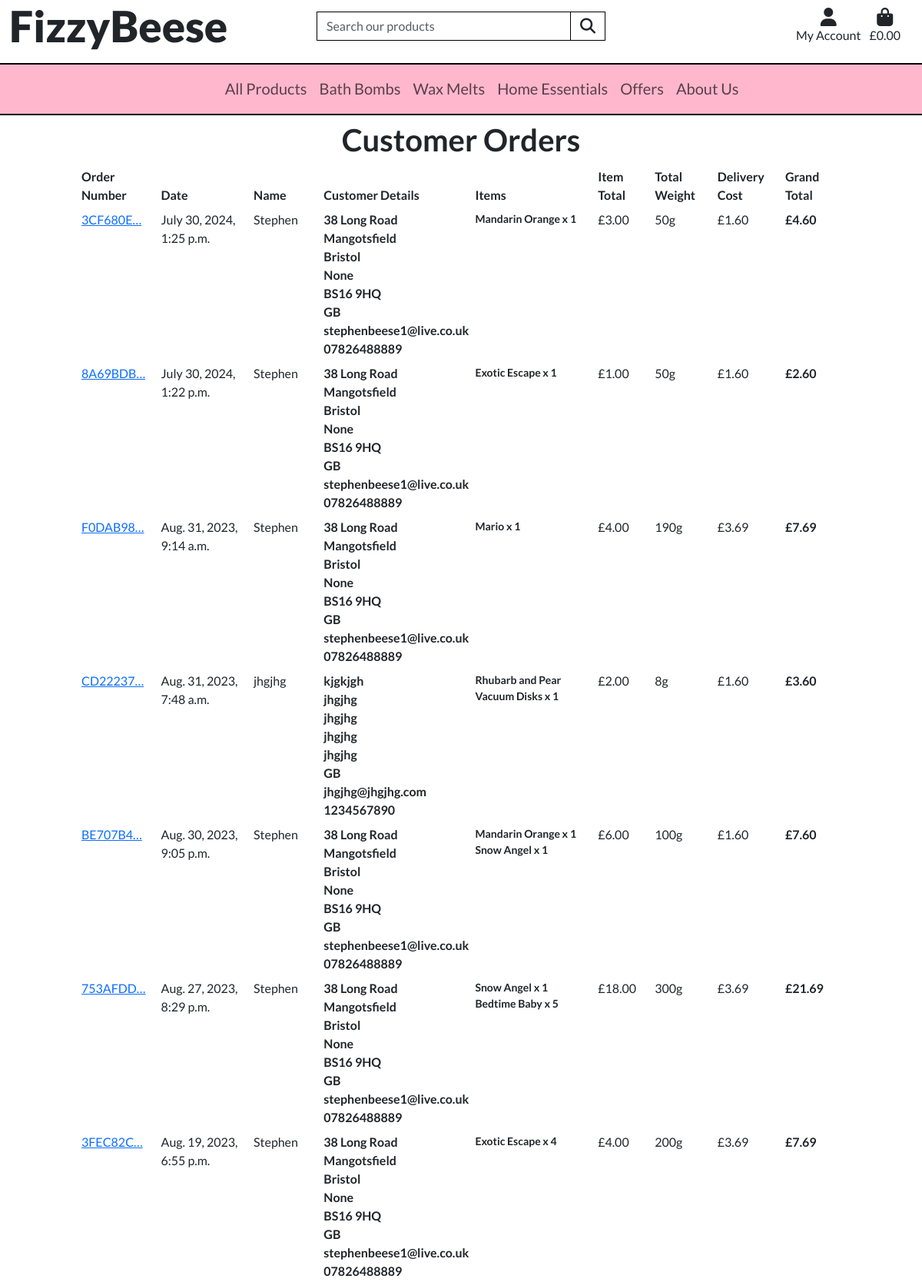
/profile/all_orders/ (signed in, upper part), run on the app's committed database.
### checkout/models.py (models this page shows, shortened)
class Order(models.Model):
    order_number = models.CharField(max_length=32, null=False, editable=False)
    user_profile = models.ForeignKey(UserProfile, on_delete=models.SET_NULL,
                                     null=True, blank=True,
                                     related_name='orders')
    full_name = models.CharField(max_length=50, null=False, blank=False)
    email = models.EmailField(max_length=254, null=False, blank=False)
    phone_number = models.CharField(max_length=20, null=False, blank=False)
    country = CountryField(blank_label='Country *', null=False, blank=False)
    postcode = models.CharField(max_length=20, null=False, blank=False)
    town_or_city = models.CharField(max_length=40, null=False, blank=False)
    street_address1 = models.CharField(max_length=80, null=False, blank=False)
    street_address2 = models.CharField(max_length=80, null=True, blank=True)
    county = models.CharField(max_length=80, null=True, blank=True)
    date = models.DateTimeField(auto_now_add=True)
    total_weight = models.IntegerField(null=False, default=0)
    delivery_cost = models.DecimalField(
        max_digits=6, decimal_places=2, null=False, default=0)
    order_total = models.DecimalField(
        max_digits=10,
        decimal_places=2,
        null=False,
        default=0.00)
    grand_total = models.DecimalField(
        max_digits=10,
        decimal_places=2,
        null=False,
        default=0)
    original_bag = models.TextField(null=False, blank=False, default='')
    stripe_pid = models.CharField(
        max_length=254,
        null=False,
        blank=False,
        default='')

class OrderLineItem(models.Model):
    order = models.ForeignKey(
        Order,
        null=False,
        blank=False,
        on_delete=models.CASCADE,
        related_name='lineitems')
    product = models.ForeignKey(
        Product,
        null=False,
        blank=False,
        on_delete=models.CASCADE)
    quantity = models.IntegerField(null=False, blank=False, default=0)
    lineitem_total = models.DecimalField(
        max_digits=6,
        decimal_places=2,
        null=False,
        blank=False,
        editable=False)

### products/models.py (models this page shows, shortened)
class Product(models.Model):
    name = models.CharField(max_length=254, unique=True)
    description = models.TextField(null=True, blank=True)
    price = models.DecimalField(max_digits=5, decimal_places=2)
    stock_remaining = models.IntegerField(null=False)
    product_categories = models.ManyToManyField(
        ProductCategory)  # Links to ProductCategory
    fragrance_categories = models.ManyToManyField(
        FragranceCategory, blank=True)  # Links to FragranceCategory
    weight = models.IntegerField()
    sale_price = models.DecimalField(
        max_digits=5,
        decimal_places=2,
        null=True,
        blank=True)
    is_clearance = models.BooleanField()
    is_featured = models.BooleanField()
    is_hidden = models.BooleanField()
    image = models.ImageField(null=True, blank=True)
    label_image = models.ImageField(null=True, blank=True)
    uploaded_on = models.DateTimeField()

### profiles/views.py (the view)
@login_required
def all_orders(request):
    if not request.user.is_superuser:
        messages.error(request, 'Sorry, only store owners can do that!')
        return redirect(reverse('home'))
    orders = Order.objects.all().order_by('-date')
    template = 'profiles/all_orders.html'
    context = {
        'orders': orders,
    }
    return render(request, template, context)

### bag/contexts.py (called while the page is built, shortened)
def bag_contents(request):
    bag_items = []
    total = 0
    product_count = 0
    total_weight = 0
    bag = request.session.get('bag', {})
    if total < settings.FREE_DELIVERY_THRESHOLD:
        if product_count == 0:
            delivery = 0
        free_delivery_delta = settings.FREE_DELIVERY_THRESHOLD - total
    else:
        delivery = 0
        free_delivery_delta = 0
    grand_total = delivery + total
    context = {
        'bag_items': bag_items,
        'total': total,
        'product_count': product_count,
        'total_weight': total_weight,
        'delivery': delivery,
        'free_delivery_delta': free_delivery_delta,
        'free_delivery_threshold': settings.FREE_DELIVERY_THRESHOLD,
        'grand_total': grand_total,
    }
    return context

### home/contexts.py (called while the page is built)
def offers(model):
    clearance_products = Product.objects.filter(is_clearance=True)
    sale_products = Product.objects.filter(sale_price=True)
    context = {
        'clearance_products': clearance_products,
        'sale_products': sale_products,
    }
    return context

### testimonials/contexts.py (called while the page is built)
def testimonial_context(request):
    testimonials = Testimonial.objects.filter(approved=True)
    context = {
        'testimonials': testimonials,
    }
    return context

### profiles/templates/profiles/all_orders.html (shortened to what this page needs)
{% extends 'base.html' %}
{% load static %}
{% block extra_css %}
<link rel="stylesheet" href="{% static 'profiles/css/profile.css' %}">
{% endblock %}
{% block content %}
    <div class="row checkout-container mx-0">
        <div class="col-12">
            <h1 class="text-center my-2 fw-bold">Customer Orders</h1>
        </div>
    </div>
    <div class="row justify-content-center">
        <div class="col-10">
            {% if orders %}
            <div class="order-history-all table-responsive">
                <table class="table table-sm table-borderless">
                    <thead>
                        <tr>
                            <th>Order Number</th>
                            <th>Date</th>
                            <th>Name</th>
                            <th>Customer Details</th>
                            <th>Items</th>
                            <th>Item Total</th>
                            <th>Total Weight</th>
                            <th>Delivery Cost</th>
                            <th>Grand Total</th>
                        </tr>
                    </thead>
                    <tbody>
                        {% for order in orders %}
                            <tr>
                                <td>
                                    <a href="{% url 'order_history' order.order_number %}"
                                    title="{{ order.order_number}}">
                                        {{ order.order_number|truncatechars:8 }}
                                    </a>
                                </td>
                                <td>{{ order.date }}</td>
                                <td>{{ order.full_name }}</td>
                                <td class="fw-bold">
                                    {{ order.street_address1 }}<br>
                                    {{ order.street_address2 }}<br>
                                    {{ order.town_or_city }}<br>
                                    {{ order.county }}<br>
                                    {{ order.postcode }}<br>
                                    {{ order.country }}<br>
                                    {{ order.email }}<br>
                                    {{ order.phone_number }}<br>
                                </td>
                                <td class="fw-bold">
                                    <ul class="list-unstyled">
                                        {% for item in order.lineitems.all %}
                                            <li class="small">
                                                {{ item.product.name }} x {{ item.quantity }}
                                            </li>
                                        {% endfor %}
                                    </ul>
                                </td>
                                <td>£{{ order.order_total }}</td>
                                <td>{{ order.total_weight }}g</td>
                                <td>£{{ order.delivery_cost }}</td>
                                <td class="fw-bold">£{{ order.grand_total }}</td>
                            </tr>
                        {% endfor %}
                    </tbody>
                </table>
            </div>
            {% else %}
                <h3 class="mb-3 text-center">You currently have no order history.</h3>
            {% endif %}
        </div>
    </div>
{% endblock %}

### static/css/base.css (style rules this page uses)
html { height: 100% }
body { font-family: 'Lato', sans-serif; font-weight: 400; width: 100vw; }

### profiles/static/profiles/css/profile.css (style rules this page uses)
.order-history-all { max-height: 65vh; overflow-y: auto; }

### data on the page
Order: order_number "3CF680E…", date "July 30, 2024, 1:25 p.m.", full_name "Stephen", street_address1 "38 Long Road", street_address2 "Mangotsfield", town_or_city "Bristol", county "None", postcode "BS16 9HQ", country "GB", email "stephenbeese1@live.co.uk", phone_number "07826488889", order_total "3.00", total_weight "50", delivery_cost "1.60", grand_total "4.60"
OrderLineItem: product.name "Mandarin Orange", quantity "1"
Order: order_number "8A69BDB…", date "July 30, 2024, 1:22 p.m.", full_name "Stephen", street_address1 "38 Long Road", street_address2 "Mangotsfield", town_or_city "Bristol", county "None", postcode "BS16 9HQ", country "GB", email "stephenbeese1@live.co.uk", phone_number "07826488889", order_total "1.00", total_weight "50", delivery_cost "1.60", grand_total "2.60"
OrderLineItem: product.name "Exotic Escape", quantity "1"
Order: order_number "F0DAB98…", date "Aug. 31, 2023, 9:14 a.m.", full_name "Stephen", street_address1 "38 Long Road", street_address2 "Mangotsfield", town_or_city "Bristol", county "None", postcode "BS16 9HQ", country "GB", email "stephenbeese1@live.co.uk", phone_number "07826488889", order_total "4.00", total_weight "190", delivery_cost "3.69", grand_total "7.69"
OrderLineItem: product.name "Mario", quantity "1"
Order: order_number "CD22237…", date "Aug. 31, 2023, 7:48 a.m.", full_name "jhgjhg", street_address1 "kjgkjgh", street_address2 "jhgjhg", town_or_city "jhgjhg", county "jhgjhg", postcode "jhgjhg", country "GB", email "jhgjhg@jhgjhg.com", phone_number "1234567890", order_total "2.00", total_weight "8", delivery_cost "1.60", grand_total "3.60"
OrderLineItem: product.name "Rhubarb and Pear Vacuum Disks", quantity "1"
Order: order_number "BE707B4…", date "Aug. 30, 2023, 9:05 p.m.", full_name "Stephen", street_address1 "38 Long Road", street_address2 "Mangotsfield", town_or_city "Bristol", county "None", postcode "BS16 9HQ", country "GB", email "stephenbeese1@live.co.uk", phone_number "07826488889", order_total "6.00", total_weight "100", delivery_cost "1.60", grand_total "7.60"
OrderLineItem: product.name "Mandarin Orange", quantity "1"
OrderLineItem: product.name "Snow Angel", quantity "1"
Order: order_number "753AFDD…", date "Aug. 27, 2023, 8:29 p.m.", full_name "Stephen", street_address1 "38 Long Road", street_address2 "Mangotsfield", town_or_city "Bristol", county "None", postcode "BS16 9HQ", country "GB", email "stephenbeese1@live.co.uk", phone_number "07826488889", order_total "18.00", total_weight "300", delivery_cost "3.69", grand_total "21.69"
OrderLineItem: product.name "Snow Angel", quantity "1"
OrderLineItem: product.name "Bedtime Baby", quantity "5"
Order: order_number "3FEC82C…", date "Aug. 19, 2023, 6:55 p.m.", full_name "Stephen", street_address1 "38 Long Road", street_address2 "Mangotsfield", town_or_city "Bristol", county "None", postcode "BS16 9HQ", country "GB", email "stephenbeese1@live.co.uk", phone_number "07826488889", order_total "4.00", total_weight "200", delivery_cost "3.69", grand_total "7.69"
OrderLineItem: product.name "Exotic Escape", quantity "4"
